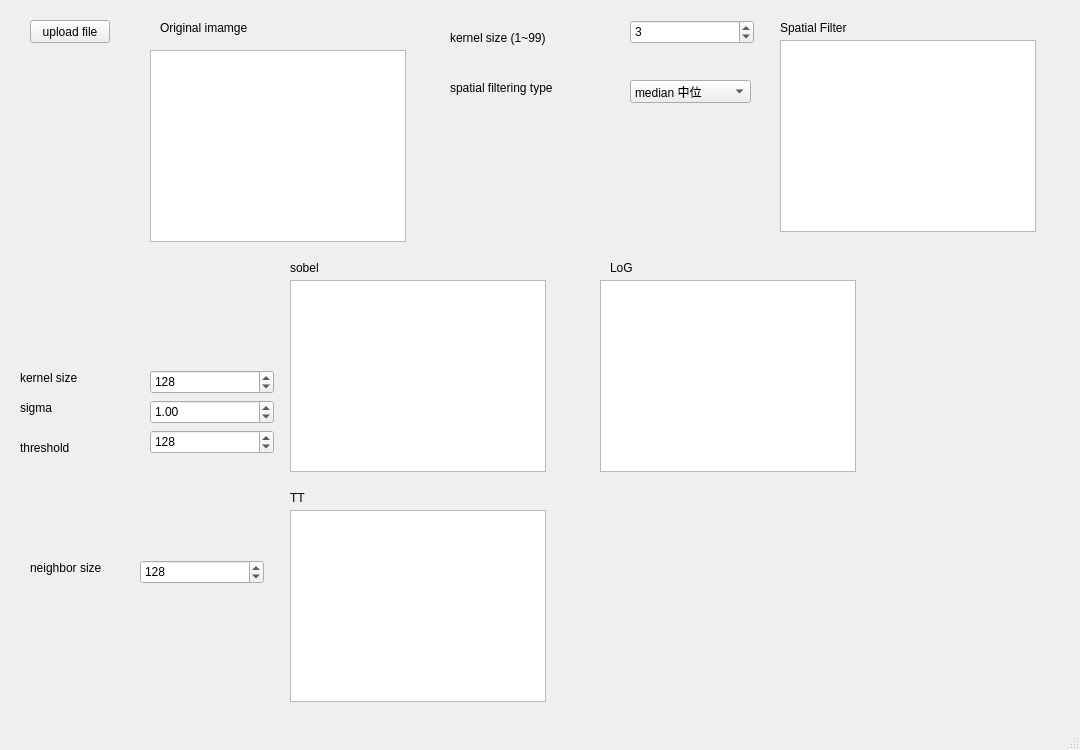
<?xml version="1.0" encoding="UTF-8"?>
<ui version="4.0">
 <class>MainWindow</class>
 <widget class="QMainWindow" name="MainWindow">
  <property name="geometry">
   <rect>
    <x>0</x>
    <y>0</y>
    <width>1080</width>
    <height>750</height>
   </rect>
  </property>
  <property name="windowTitle">
   <string>MainWindow</string>
  </property>
  <property name="autoFillBackground">
   <bool>false</bool>
  </property>
  <widget class="QWidget" name="centralwidget">
   <widget class="QPushButton" name="uploadfile">
    <property name="geometry">
     <rect>
      <x>30</x>
      <y>20</y>
      <width>80</width>
      <height>23</height>
     </rect>
    </property>
    <property name="text">
     <string>upload file</string>
    </property>
   </widget>
   <widget class="QGraphicsView" name="originalimage">
    <property name="geometry">
     <rect>
      <x>150</x>
      <y>50</y>
      <width>256</width>
      <height>192</height>
     </rect>
    </property>
   </widget>
   <widget class="QLabel" name="label">
    <property name="geometry">
     <rect>
      <x>160</x>
      <y>20</y>
      <width>101</width>
      <height>16</height>
     </rect>
    </property>
    <property name="text">
     <string>Original imamge</string>
    </property>
   </widget>
   <widget class="QSpinBox" name="spatialFilter_kernelSize_spinbox">
    <property name="geometry">
     <rect>
      <x>630</x>
      <y>20</y>
      <width>124</width>
      <height>24</height>
     </rect>
    </property>
    <property name="minimum">
     <number>1</number>
    </property>
    <property name="maximum">
     <number>99</number>
    </property>
    <property name="singleStep">
     <number>2</number>
    </property>
    <property name="value">
     <number>3</number>
    </property>
   </widget>
   <widget class="QLabel" name="label_2">
    <property name="geometry">
     <rect>
      <x>450</x>
      <y>30</y>
      <width>151</width>
      <height>16</height>
     </rect>
    </property>
    <property name="text">
     <string>kernel size (1~99)</string>
    </property>
   </widget>
   <widget class="QLabel" name="label_3">
    <property name="geometry">
     <rect>
      <x>450</x>
      <y>80</y>
      <width>161</width>
      <height>16</height>
     </rect>
    </property>
    <property name="text">
     <string>spatial filtering type</string>
    </property>
   </widget>
   <widget class="QComboBox" name="spatialFilter_comboBox">
    <property name="geometry">
     <rect>
      <x>630</x>
      <y>80</y>
      <width>121</width>
      <height>23</height>
     </rect>
    </property>
    <item>
     <property name="text">
      <string>median 中位</string>
     </property>
    </item>
    <item>
     <property name="text">
      <string>mean 平均</string>
     </property>
    </item>
    <item>
     <property name="text">
      <string>max 最大</string>
     </property>
    </item>
    <item>
     <property name="text">
      <string>min 最小</string>
     </property>
    </item>
   </widget>
   <widget class="QDoubleSpinBox" name="contrast_spinbox_2">
    <property name="geometry">
     <rect>
      <x>150</x>
      <y>400</y>
      <width>124</width>
      <height>24</height>
     </rect>
    </property>
    <property name="maximum">
     <double>3.000000000000000</double>
    </property>
    <property name="singleStep">
     <double>0.100000000000000</double>
    </property>
    <property name="value">
     <double>1.000000000000000</double>
    </property>
   </widget>
   <widget class="QLabel" name="label_4">
    <property name="geometry">
     <rect>
      <x>20</x>
      <y>400</y>
      <width>121</width>
      <height>16</height>
     </rect>
    </property>
    <property name="text">
     <string>sigma</string>
    </property>
   </widget>
   <widget class="QLabel" name="label_5">
    <property name="geometry">
     <rect>
      <x>20</x>
      <y>440</y>
      <width>121</width>
      <height>16</height>
     </rect>
    </property>
    <property name="text">
     <string>threshold</string>
    </property>
   </widget>
   <widget class="QLabel" name="label_6">
    <property name="geometry">
     <rect>
      <x>20</x>
      <y>370</y>
      <width>101</width>
      <height>16</height>
     </rect>
    </property>
    <property name="text">
     <string>kernel size</string>
    </property>
   </widget>
   <widget class="QSpinBox" name="threshold_rgb_spinbox_3">
    <property name="geometry">
     <rect>
      <x>150</x>
      <y>370</y>
      <width>124</width>
      <height>24</height>
     </rect>
    </property>
    <property name="maximum">
     <number>256</number>
    </property>
    <property name="value">
     <number>128</number>
    </property>
   </widget>
   <widget class="QSpinBox" name="threshold_rgb_spinbox_5">
    <property name="geometry">
     <rect>
      <x>150</x>
      <y>430</y>
      <width>124</width>
      <height>24</height>
     </rect>
    </property>
    <property name="maximum">
     <number>256</number>
    </property>
    <property name="value">
     <number>128</number>
    </property>
   </widget>
   <widget class="QLabel" name="label_7">
    <property name="geometry">
     <rect>
      <x>290</x>
      <y>260</y>
      <width>101</width>
      <height>16</height>
     </rect>
    </property>
    <property name="text">
     <string>sobel</string>
    </property>
   </widget>
   <widget class="QLabel" name="label_8">
    <property name="geometry">
     <rect>
      <x>610</x>
      <y>260</y>
      <width>101</width>
      <height>16</height>
     </rect>
    </property>
    <property name="text">
     <string>LoG</string>
    </property>
   </widget>
   <widget class="QLabel" name="label_9">
    <property name="geometry">
     <rect>
      <x>30</x>
      <y>560</y>
      <width>101</width>
      <height>16</height>
     </rect>
    </property>
    <property name="text">
     <string>neighbor size</string>
    </property>
   </widget>
   <widget class="QSpinBox" name="threshold_rgb_spinbox_6">
    <property name="geometry">
     <rect>
      <x>140</x>
      <y>560</y>
      <width>124</width>
      <height>24</height>
     </rect>
    </property>
    <property name="maximum">
     <number>256</number>
    </property>
    <property name="value">
     <number>128</number>
    </property>
   </widget>
   <widget class="QGraphicsView" name="graphicsView_2">
    <property name="geometry">
     <rect>
      <x>290</x>
      <y>280</y>
      <width>256</width>
      <height>192</height>
     </rect>
    </property>
   </widget>
   <widget class="QGraphicsView" name="spatialFilterImage">
    <property name="geometry">
     <rect>
      <x>780</x>
      <y>40</y>
      <width>256</width>
      <height>192</height>
     </rect>
    </property>
   </widget>
   <widget class="QGraphicsView" name="graphicsView_4">
    <property name="geometry">
     <rect>
      <x>600</x>
      <y>280</y>
      <width>256</width>
      <height>192</height>
     </rect>
    </property>
   </widget>
   <widget class="QGraphicsView" name="graphicsView_5">
    <property name="geometry">
     <rect>
      <x>290</x>
      <y>510</y>
      <width>256</width>
      <height>192</height>
     </rect>
    </property>
   </widget>
   <widget class="QLabel" name="label_10">
    <property name="geometry">
     <rect>
      <x>290</x>
      <y>490</y>
      <width>101</width>
      <height>16</height>
     </rect>
    </property>
    <property name="text">
     <string>TT</string>
    </property>
   </widget>
   <widget class="QLabel" name="label_11">
    <property name="geometry">
     <rect>
      <x>780</x>
      <y>20</y>
      <width>101</width>
      <height>16</height>
     </rect>
    </property>
    <property name="text">
     <string>Spatial Filter</string>
    </property>
   </widget>
  </widget>
  <widget class="QMenuBar" name="menubar">
   <property name="geometry">
    <rect>
     <x>0</x>
     <y>0</y>
     <width>1080</width>
     <height>24</height>
    </rect>
   </property>
  </widget>
  <widget class="QStatusBar" name="statusbar"/>
 </widget>
 <resources/>
 <connections/>
</ui>
